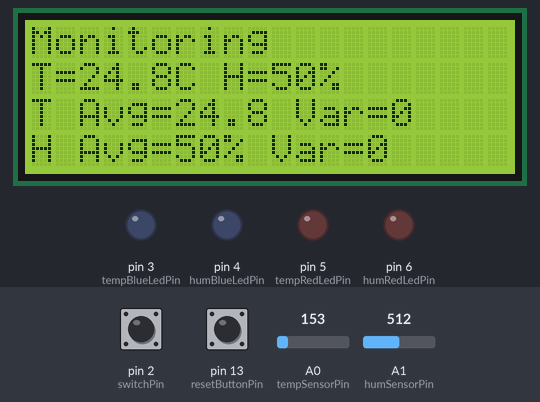
A sketch run on a simulated Arduino Uno, built with avr-gcc and run on an emulated ATmega328P. Shown: 20×4 character LCD, output pins drawn as LEDs (lit = HIGH). Inputs (shaded band) come from the test bench; at power-on: pin 2 (switchPin) HIGH, pin 13 (resetButtonPin) HIGH, A0 (tempSensorPin) = 153, A1 (humSensorPin) = 512. EEPROM starts erased; what the sketch prints to the serial monitor is not drawn.

Above: at 3.2 s.
3.3 s: pin 2 (switchPin) pulled LOW for 3 s
At 6.0 s:
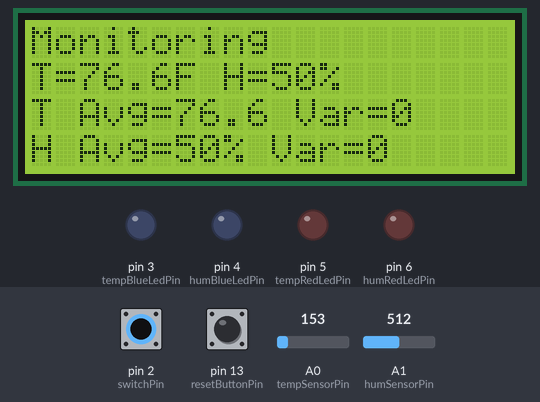
9.7 s: pin 13 (resetButtonPin) pulled LOW for 3 s
At 12.0 s:
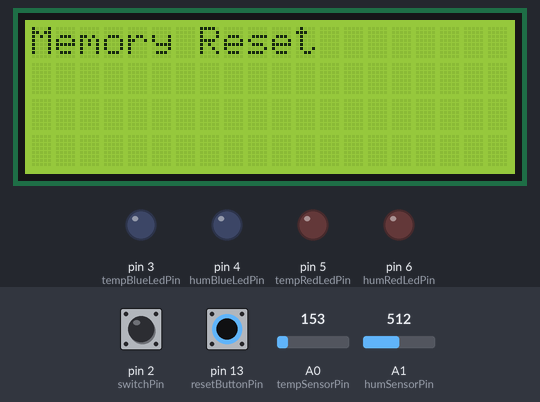
14.8 s: A0 (tempSensorPin) set to 181
At 17.9 s:
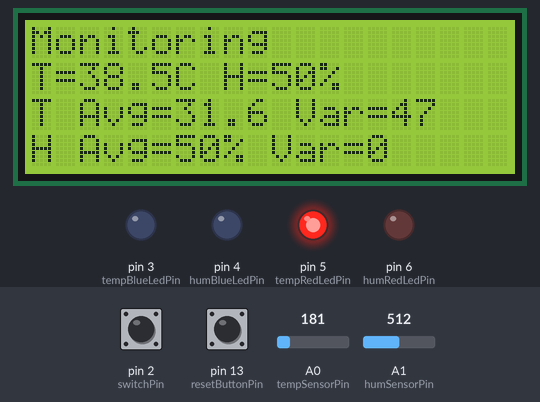
22.6 s: A1 (humSensorPin) set to 220
At 26.7 s:
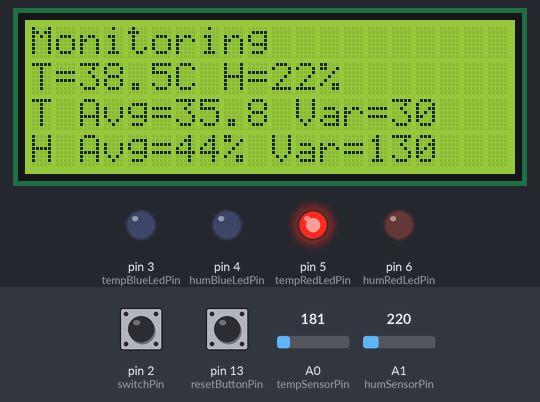
30.2 s: A1 (humSensorPin) set to 187
At 32.8 s:
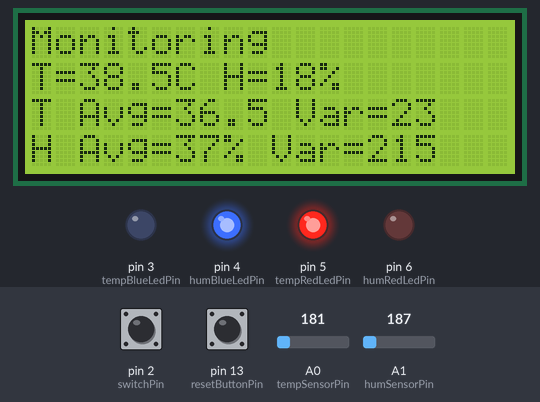
36.4 s: A0 (tempSensorPin) set to 133
At 38.8 s:
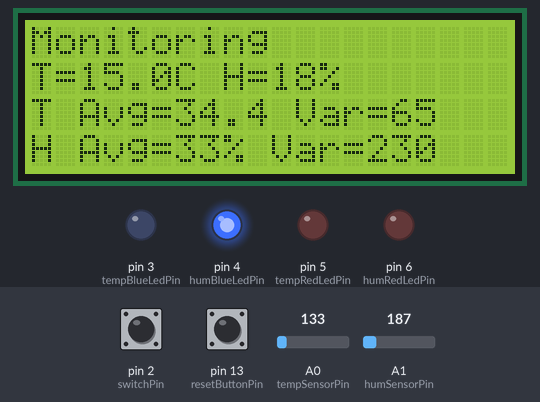
Timing chart, 0 to 40.3 s (numbered marks = the images above; inputs shaded):
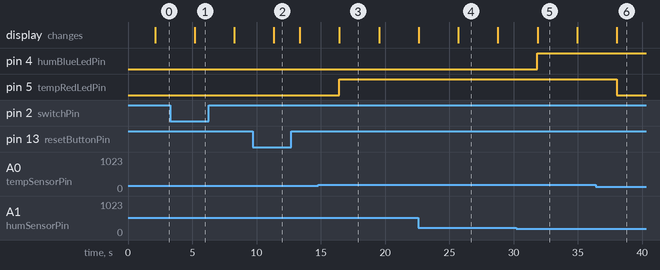

The sketch:

Arduino_Source_Code.ino
```cpp
#include <LiquidCrystal.h>
#include <EEPROM.h>

// ================== Part 1: Sensor & LED Pins ==================

// Sensors
const int tempSensorPin = A0;  // TMP36
const int humSensorPin  = A1;  // HIH-5030

// LEDs for temperature
const int tempRedLedPin  = 5;  // "too hot"
const int tempBlueLedPin = 3;  // "too cold"

// LEDs for humidity
const int humRedLedPin   = 6;  // "too humid"
const int humBlueLedPin  = 4;  // "too dry"

// ================== Part 2: LCD & Switch Pins ==================
LiquidCrystal lcd(12, 11, 7, 8, 9, 10);

// Toggle switch for °C/°F
const int switchPin = 2;  // Using internal pull-up

// ================== Extra: Memory Reset Button ==================
// We'll use digital pin 13 for a reset button (with internal pull-up)
const int resetButtonPin = 13;

// ================== Part 3: EEPROM Ring Buffer ==================
#define MAX_SAMPLES 168

// Storing two int16_t values per sample: temperature (tenths of °C) + humidity (tenths of %)
int16_t eepromCount; // how many samples are stored (0..168)
int16_t eepromHead;  // index of the oldest sample (0..167)

// EEPROM Addresses
const int ADDR_COUNT = 0;  // 2 bytes
const int ADDR_HEAD  = 2;  // 2 bytes
const int ADDR_DATA  = 4;  // from 4..(4 + 168*4 - 1) => 4..675

// ========== Part 2 (RAM Arrays) for average/variance calculation ==========
float temperatureData[MAX_SAMPLES];
float humidityData[MAX_SAMPLES];
int totalSamples = 0;  // same as eepromCount, but in RAM

// ========== Thresholds for LED logic (in °C and %RH) ==========
float HOT_THRESHOLD   = 30.0; // °C
float COLD_THRESHOLD  = 0.0;  // °C
float DRY_THRESHOLD   = 20.0; // %
float HUMID_THRESHOLD = 70.0; // %


// --------------------------------------------------------------
// Helper: Write a 16-bit integer to EEPROM
void eepromWriteInt16(int addr, int16_t value) {
  EEPROM.write(addr,   (byte)(value & 0xFF));
  EEPROM.write(addr+1, (byte)((value >> 8) & 0xFF));
}

// Helper: Read a 16-bit integer from EEPROM
int16_t eepromReadInt16(int addr) {
  int16_t low  = EEPROM.read(addr);
  int16_t high = EEPROM.read(addr+1);
  return (int16_t)((high << 8) | (low & 0xFF));
}

// --------------------------------------------------------------
// Initialize eepromCount, eepromHead from EEPROM
void initEepromData() {
  eepromCount = eepromReadInt16(ADDR_COUNT);
  eepromHead  = eepromReadInt16(ADDR_HEAD);

  // Validate (in case EEPROM was never written or has junk)
  if (eepromCount < 0 || eepromCount > MAX_SAMPLES) {
    eepromCount = 0;
  }
  if (eepromHead < 0 || eepromHead >= MAX_SAMPLES) {
    eepromHead = 0;
  }
}

// --------------------------------------------------------------
// Store eepromCount, eepromHead to EEPROM
void saveEepromMeta() {
  eepromWriteInt16(ADDR_COUNT, eepromCount);
  eepromWriteInt16(ADDR_HEAD,  eepromHead);
}

// --------------------------------------------------------------
// Write one sample (tempTenths, humTenths) into the ring buffer
void storeSampleInEeprom(int16_t tempTenths, int16_t humTenths) {
  // If not full, increment count. If full, overwrite oldest => increment head
  if (eepromCount < MAX_SAMPLES) {
    eepromCount++;
  } else {
    // Move head forward (overwriting oldest)
    eepromHead = (eepromHead + 1) % MAX_SAMPLES;
  }

  // Where to write new sample: (head + count - 1) % MAX_SAMPLES
  int writeIndex = (eepromHead + eepromCount - 1) % MAX_SAMPLES;

  // Calculate byte address in EEPROM (4 bytes per record)
  int sampleAddr = ADDR_DATA + writeIndex * 4;

  // Write temperature, then humidity
  eepromWriteInt16(sampleAddr,     tempTenths);
  eepromWriteInt16(sampleAddr + 2, humTenths);

  // Update metadata in EEPROM
  saveEepromMeta();
}

// --------------------------------------------------------------
// Read all samples from EEPROM into temperatureData/humidityData arrays
void loadAllSamplesFromEeprom() {
  totalSamples = eepromCount;
  for (int i = 0; i < totalSamples; i++) {
    // The i-th sample in chronological order is at index = (head + i) % MAX_SAMPLES
    int indexInRing = (eepromHead + i) % MAX_SAMPLES;
    int sampleAddr  = ADDR_DATA + indexInRing * 4;

    int16_t tempTenths = eepromReadInt16(sampleAddr);
    int16_t humTenths  = eepromReadInt16(sampleAddr + 2);

    // Convert back to float
    temperatureData[i] = tempTenths / 10.0;
    humidityData[i]    = humTenths  / 10.0;
  }
}

// ===================== PART 1: Sensor & Calculation =====================

// TMP36 => returns temperature in Celsius
float readTemperatureC() {
  int rawValue = analogRead(tempSensorPin);
  float voltage = rawValue * (5.0 / 1023.0);
  return (voltage - 0.5) * 100.0;
}

// HIH-5030 => approximate humidity
float readHumidity() {
  int rawValue = analogRead(humSensorPin);
  float voltage = rawValue * (5.0 / 1023.0);
  return (voltage / 5.0) * 100.0;
}

// Compute average & variance of a float array
void computeStats(const float data[], int count, float &avg, float &var) {
  if (count == 0) {
    avg = 0.0;
    var = 0.0;
    return;
  }
  float sum = 0.0;
  for (int i = 0; i < count; i++) {
    sum += data[i];
  }
  avg = sum / count;

  float sumSq = 0.0;
  for (int i = 0; i < count; i++) {
    float diff = data[i] - avg;
    sumSq += diff * diff;
  }
  var = sumSq / count;
}

// =========================== SETUP ===========================
void setup() {
  // LED pins
  pinMode(tempRedLedPin,  OUTPUT);
  pinMode(tempBlueLedPin, OUTPUT);
  pinMode(humRedLedPin,   OUTPUT);
  pinMode(humBlueLedPin,  OUTPUT);

  // Turn them off initially
  digitalWrite(tempRedLedPin,  LOW);
  digitalWrite(tempBlueLedPin, LOW);
  digitalWrite(humRedLedPin,   LOW);
  digitalWrite(humBlueLedPin,  LOW);

  // Switch pin for °C/°F toggle
  pinMode(switchPin, INPUT_PULLUP);

  // Memory reset button pin
  pinMode(resetButtonPin, INPUT_PULLUP);

  // LCD
  lcd.begin(20, 4);

  // Serial debug
  Serial.begin(9600);
  Serial.println("Air Monitoring - Part 3 (EEPROM ring buffer)");

  // 1) Read eepromCount/eepromHead from EEPROM
  initEepromData();

  // 2) Load all samples from EEPROM into RAM arrays
  loadAllSamplesFromEeprom();

  // Display a start message
  lcd.setCursor(0, 0);
  lcd.print("Air Monitor Pt3");
  lcd.setCursor(0, 1);
  lcd.print("EEPROM Loading...");
  delay(2000);
}

// =========================== LOOP ===========================
void loop() {
  // ----- Check Reset Button -----
  if (digitalRead(resetButtonPin) == LOW) {
    // Reset EEPROM ring buffer metadata and RAM arrays
    eepromCount = 0;
    eepromHead  = 0;
    saveEepromMeta();
    totalSamples = 0;
    for (int i = 0; i < MAX_SAMPLES; i++) {
      temperatureData[i] = 0;
      humidityData[i] = 0;
    }
    Serial.println("Memory Reset Triggered");
    lcd.clear();
    lcd.setCursor(0, 0);
    lcd.print("Memory Reset");
    delay(2000); // Display reset message for 2 seconds
  }

  // ----- Sensor Reading -----
  float temperatureC = readTemperatureC();
  float humidity     = readHumidity();

  // ----- Store New Sample into EEPROM Ring Buffer -----
  int16_t tempTenths = (int16_t)(temperatureC * 10.0 + 0.5);
  int16_t humTenths  = (int16_t)(humidity     * 10.0 + 0.5);
  storeSampleInEeprom(tempTenths, humTenths);

  // ----- Reload all samples from EEPROM into RAM -----
  loadAllSamplesFromEeprom();

  // ----- Compute Statistics -----
  float avgTempC, varTempC;
  computeStats(temperatureData, totalSamples, avgTempC, varTempC);
  float avgHum, varHum;
  computeStats(humidityData, totalSamples, avgHum, varHum);

  // ----- Check Toggle Switch for °C/°F -----
  bool isFahrenheit = (digitalRead(switchPin) == LOW);
  float displayTemp    = temperatureC;
  float displayAvgTemp = avgTempC;
  float displayVarT    = varTempC; // variance in Celsius by default

  if (isFahrenheit) {
    displayTemp    = (temperatureC * 9.0 / 5.0) + 32.0;
    displayAvgTemp = (avgTempC     * 9.0 / 5.0) + 32.0;
    // Variance converts by (9/5) squared
    displayVarT    = varTempC * (9.0/5.0) * (9.0/5.0);
  }

  // ----- LED Logic in °C -----
  if (temperatureC > HOT_THRESHOLD) {
    digitalWrite(tempRedLedPin, HIGH);
    digitalWrite(tempBlueLedPin, LOW);
  } else if (temperatureC < COLD_THRESHOLD) {
    digitalWrite(tempRedLedPin, LOW);
    digitalWrite(tempBlueLedPin, HIGH);
  } else {
    digitalWrite(tempRedLedPin, LOW);
    digitalWrite(tempBlueLedPin, LOW);
  }

  if (humidity < DRY_THRESHOLD) {
    digitalWrite(humRedLedPin, LOW);
    digitalWrite(humBlueLedPin, HIGH);
  } else if (humidity > HUMID_THRESHOLD) {
    digitalWrite(humRedLedPin, HIGH);
    digitalWrite(humBlueLedPin, LOW);
  } else {
    digitalWrite(humRedLedPin, LOW);
    digitalWrite(humBlueLedPin, LOW);
  }

  // ----- Update LCD Display -----
  lcd.clear();

  // Line 0: Title
  lcd.setCursor(0, 0);
  lcd.print("Monitoring");

  // Line 1: Current Temperature & Humidity
  lcd.setCursor(0, 1);
  lcd.print("T=");
  lcd.print(displayTemp, 1);
  lcd.print(isFahrenheit ? "F" : "C");
  lcd.print(" H=");
  lcd.print(humidity, 0);
  lcd.print("%");

  // Line 2: Temperature Average & Variance
  lcd.setCursor(0, 2);
  lcd.print("T Avg=");
  lcd.print(displayAvgTemp, 1);
  lcd.print(" Var=");
  lcd.print(displayVarT, 0);

  // Line 3: Humidity Average & Variance
  lcd.setCursor(0, 3);
  lcd.print("H Avg=");
  lcd.print(avgHum, 0);
  lcd.print("% Var=");
  lcd.print(varHum, 0);

  // ----- Debug Print to Serial -----
  Serial.print("Now stored = "); Serial.print(eepromCount);
  Serial.print(" samples; Head="); Serial.print(eepromHead);
  if (isFahrenheit) {
    Serial.print("; T(F)=");  Serial.print(displayTemp);
    Serial.print("; TavgF="); Serial.print(displayAvgTemp);
    Serial.print("; VarT(F)="); Serial.print(displayVarT);
  } else {
    Serial.print("; T(C)=");  Serial.print(temperatureC);
    Serial.print("; TavgC="); Serial.print(avgTempC);
    Serial.print("; VarT(C)="); Serial.print(varTempC);
  }
  Serial.print("; H(%)=");  Serial.print(humidity);
  Serial.print("; Havg=");   Serial.print(avgHum);
  Serial.print("; VarH=");   Serial.println(varHum);

  // ----- Wait for Next Reading -----
  delay(3000);
}
```

Measured:
- the behaviour switches between 163 and 164 on A0 (tempSensorPin) (found by bisection; images 2 and 3)
- the behaviour switches between 205 and 204 on A1 (humSensorPin) (found by bisection; images 4 and 5)
- after the input at 3.3 s, the display: changes after 1.9 s (image 1)
- after the input at 9.7 s, the display: changes after 1.6 s (image 2)
- after the input at 14.8 s, pin 5 (tempRedLedPin): LOW → HIGH after 1.6 s; the display: changes after 1.6 s (image 3)
- after the input at 30.2 s, pin 4 (humBlueLedPin): LOW → HIGH after 1.7 s
- after the input at 36.4 s, pin 5 (tempRedLedPin): HIGH → LOW after 1.6 s
